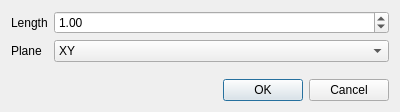
<?xml version="1.0" encoding="UTF-8"?>
<ui version="4.0">
 <class>SquareParametersDialog</class>
 <widget class="QDialog" name="SquareParametersDialog">
  <property name="windowModality">
   <enum>Qt::ApplicationModal</enum>
  </property>
  <property name="geometry">
   <rect>
    <x>0</x>
    <y>0</y>
    <width>400</width>
    <height>112</height>
   </rect>
  </property>
  <property name="minimumSize">
   <size>
    <width>400</width>
    <height>112</height>
   </size>
  </property>
  <property name="windowTitle">
   <string>Square Parameters</string>
  </property>
  <layout class="QGridLayout" name="gridLayout">
   <item row="0" column="0">
    <layout class="QFormLayout" name="formLayout">
     <item row="1" column="0">
      <widget class="QLabel" name="planeLabel">
       <property name="text">
        <string>Plane</string>
       </property>
      </widget>
     </item>
     <item row="1" column="1">
      <widget class="QComboBox" name="planeComboBox">
       <item>
        <property name="text">
         <string>XY</string>
        </property>
       </item>
       <item>
        <property name="text">
         <string>XZ</string>
        </property>
       </item>
       <item>
        <property name="text">
         <string>YZ</string>
        </property>
       </item>
      </widget>
     </item>
     <item row="0" column="0">
      <widget class="QLabel" name="lengthLabel">
       <property name="text">
        <string>Length</string>
       </property>
      </widget>
     </item>
     <item row="0" column="1">
      <widget class="QDoubleSpinBox" name="lengthDoubleSpinBox">
       <property name="singleStep">
        <double>0.010000000000000</double>
       </property>
       <property name="value">
        <double>1.000000000000000</double>
       </property>
      </widget>
     </item>
    </layout>
   </item>
   <item row="1" column="0">
    <widget class="QDialogButtonBox" name="buttonBox">
     <property name="orientation">
      <enum>Qt::Horizontal</enum>
     </property>
     <property name="standardButtons">
      <set>QDialogButtonBox::Cancel|QDialogButtonBox::Ok</set>
     </property>
    </widget>
   </item>
  </layout>
 </widget>
 <tabstops>
  <tabstop>lengthDoubleSpinBox</tabstop>
  <tabstop>planeComboBox</tabstop>
 </tabstops>
 <resources/>
 <connections>
  <connection>
   <sender>buttonBox</sender>
   <signal>accepted()</signal>
   <receiver>SquareParametersDialog</receiver>
   <slot>accept()</slot>
   <hints>
    <hint type="sourcelabel">
     <x>248</x>
     <y>254</y>
    </hint>
    <hint type="destinationlabel">
     <x>157</x>
     <y>274</y>
    </hint>
   </hints>
  </connection>
  <connection>
   <sender>buttonBox</sender>
   <signal>rejected()</signal>
   <receiver>SquareParametersDialog</receiver>
   <slot>reject()</slot>
   <hints>
    <hint type="sourcelabel">
     <x>316</x>
     <y>260</y>
    </hint>
    <hint type="destinationlabel">
     <x>286</x>
     <y>274</y>
    </hint>
   </hints>
  </connection>
 </connections>
</ui>
